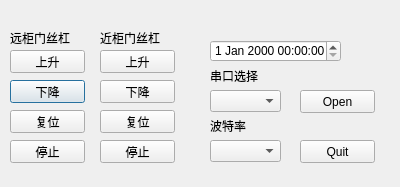
<?xml version="1.0" encoding="UTF-8"?>
<ui version="4.0">
 <class>Platform_control</class>
 <widget class="QDialog" name="Platform_control">
  <property name="geometry">
   <rect>
    <x>0</x>
    <y>0</y>
    <width>400</width>
    <height>187</height>
   </rect>
  </property>
  <property name="windowTitle">
   <string>Platform_control</string>
  </property>
  <widget class="QDateTimeEdit" name="dateTimeEdit">
   <property name="geometry">
    <rect>
     <x>210</x>
     <y>40</y>
     <width>131</width>
     <height>22</height>
    </rect>
   </property>
  </widget>
  <widget class="QPushButton" name="ButtonDown1">
   <property name="geometry">
    <rect>
     <x>10</x>
     <y>80</y>
     <width>75</width>
     <height>23</height>
    </rect>
   </property>
   <property name="text">
    <string>下降</string>
   </property>
  </widget>
  <widget class="QPushButton" name="ButtonReset1">
   <property name="geometry">
    <rect>
     <x>10</x>
     <y>110</y>
     <width>75</width>
     <height>23</height>
    </rect>
   </property>
   <property name="text">
    <string>复位</string>
   </property>
  </widget>
  <widget class="QPushButton" name="ButtonStop1">
   <property name="geometry">
    <rect>
     <x>10</x>
     <y>140</y>
     <width>75</width>
     <height>23</height>
    </rect>
   </property>
   <property name="text">
    <string>停止</string>
   </property>
  </widget>
  <widget class="QPushButton" name="ButtonReset2">
   <property name="geometry">
    <rect>
     <x>100</x>
     <y>110</y>
     <width>75</width>
     <height>23</height>
    </rect>
   </property>
   <property name="text">
    <string>复位</string>
   </property>
  </widget>
  <widget class="QComboBox" name="port_baud">
   <property name="geometry">
    <rect>
     <x>210</x>
     <y>140</y>
     <width>71</width>
     <height>22</height>
    </rect>
   </property>
  </widget>
  <widget class="QLabel" name="label_6">
   <property name="geometry">
    <rect>
     <x>210</x>
     <y>70</y>
     <width>54</width>
     <height>12</height>
    </rect>
   </property>
   <property name="text">
    <string>串口选择</string>
   </property>
  </widget>
  <widget class="QPushButton" name="CloseButton">
   <property name="geometry">
    <rect>
     <x>300</x>
     <y>140</y>
     <width>75</width>
     <height>23</height>
    </rect>
   </property>
   <property name="text">
    <string>Quit</string>
   </property>
  </widget>
  <widget class="QLabel" name="label_4">
   <property name="geometry">
    <rect>
     <x>10</x>
     <y>30</y>
     <width>61</width>
     <height>16</height>
    </rect>
   </property>
   <property name="text">
    <string>远柜门丝杠</string>
   </property>
  </widget>
  <widget class="QLabel" name="label_7">
   <property name="geometry">
    <rect>
     <x>210</x>
     <y>120</y>
     <width>54</width>
     <height>12</height>
    </rect>
   </property>
   <property name="text">
    <string>波特率</string>
   </property>
  </widget>
  <widget class="QPushButton" name="ButtonUp1">
   <property name="geometry">
    <rect>
     <x>10</x>
     <y>50</y>
     <width>75</width>
     <height>23</height>
    </rect>
   </property>
   <property name="text">
    <string>上升</string>
   </property>
  </widget>
  <widget class="QLabel" name="label_5">
   <property name="geometry">
    <rect>
     <x>100</x>
     <y>30</y>
     <width>61</width>
     <height>16</height>
    </rect>
   </property>
   <property name="text">
    <string>近柜门丝杠</string>
   </property>
  </widget>
  <widget class="QPushButton" name="ButtonDown2">
   <property name="geometry">
    <rect>
     <x>100</x>
     <y>80</y>
     <width>75</width>
     <height>23</height>
    </rect>
   </property>
   <property name="text">
    <string>下降</string>
   </property>
  </widget>
  <widget class="QComboBox" name="port_number">
   <property name="geometry">
    <rect>
     <x>210</x>
     <y>90</y>
     <width>71</width>
     <height>22</height>
    </rect>
   </property>
  </widget>
  <widget class="QPushButton" name="ButtonUp2">
   <property name="geometry">
    <rect>
     <x>100</x>
     <y>50</y>
     <width>75</width>
     <height>23</height>
    </rect>
   </property>
   <property name="text">
    <string>上升</string>
   </property>
  </widget>
  <widget class="QPushButton" name="ButtonStop2">
   <property name="geometry">
    <rect>
     <x>100</x>
     <y>140</y>
     <width>75</width>
     <height>23</height>
    </rect>
   </property>
   <property name="text">
    <string>停止</string>
   </property>
  </widget>
  <widget class="QPushButton" name="OpenPortButton">
   <property name="geometry">
    <rect>
     <x>300</x>
     <y>90</y>
     <width>75</width>
     <height>23</height>
    </rect>
   </property>
   <property name="text">
    <string>Open</string>
   </property>
  </widget>
 </widget>
 <layoutdefault spacing="6" margin="11"/>
 <resources/>
 <connections/>
</ui>
